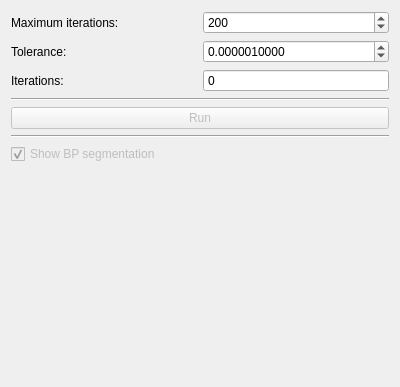
<?xml version="1.0" encoding="UTF-8"?>
<ui version="4.0">
 <class>BPControl</class>
 <widget class="QWidget" name="BPControl">
  <property name="geometry">
   <rect>
    <x>0</x>
    <y>0</y>
    <width>400</width>
    <height>387</height>
   </rect>
  </property>
  <property name="windowTitle">
   <string>Form</string>
  </property>
  <layout class="QVBoxLayout" name="verticalLayout">
   <item>
    <layout class="QGridLayout" name="paramLayout">
     <item row="0" column="0">
      <widget class="QLabel" name="maxIterTextLabel">
       <property name="text">
        <string>Maximum iterations:</string>
       </property>
      </widget>
     </item>
     <item row="0" column="1">
      <widget class="QSpinBox" name="maxIterSpinBox">
       <property name="maximum">
        <number>1000000</number>
       </property>
       <property name="value">
        <number>200</number>
       </property>
      </widget>
     </item>
     <item row="1" column="0">
      <widget class="QLabel" name="tolTextlabel">
       <property name="text">
        <string>Tolerance:</string>
       </property>
      </widget>
     </item>
     <item row="1" column="1">
      <widget class="QDoubleSpinBox" name="tolSpinBox">
       <property name="decimals">
        <number>10</number>
       </property>
       <property name="maximum">
        <double>1000000.000000000000000</double>
       </property>
       <property name="value">
        <double>0.000001000000000</double>
       </property>
      </widget>
     </item>
     <item row="2" column="0">
      <widget class="QLabel" name="IterTextLabel">
       <property name="text">
        <string>Iterations:</string>
       </property>
      </widget>
     </item>
     <item row="2" column="1">
      <widget class="QSpinBox" name="iterSpinBox">
       <property name="readOnly">
        <bool>true</bool>
       </property>
       <property name="buttonSymbols">
        <enum>QAbstractSpinBox::NoButtons</enum>
       </property>
       <property name="maximum">
        <number>1000000</number>
       </property>
      </widget>
     </item>
    </layout>
   </item>
   <item>
    <widget class="Line" name="line">
     <property name="orientation">
      <enum>Qt::Horizontal</enum>
     </property>
    </widget>
   </item>
   <item>
    <layout class="QGridLayout" name="runLayout">
     <item row="0" column="0">
      <widget class="QPushButton" name="runButton">
       <property name="enabled">
        <bool>false</bool>
       </property>
       <property name="text">
        <string>Run</string>
       </property>
      </widget>
     </item>
    </layout>
   </item>
   <item>
    <widget class="Line" name="line_8">
     <property name="orientation">
      <enum>Qt::Horizontal</enum>
     </property>
    </widget>
   </item>
   <item>
    <layout class="QGridLayout" name="showLayout">
     <item row="0" column="0">
      <widget class="QCheckBox" name="showBPCheckBox">
       <property name="enabled">
        <bool>false</bool>
       </property>
       <property name="text">
        <string>Show BP segmentation</string>
       </property>
       <property name="checked">
        <bool>true</bool>
       </property>
      </widget>
     </item>
    </layout>
   </item>
   <item>
    <spacer name="verticalSpacer">
     <property name="orientation">
      <enum>Qt::Vertical</enum>
     </property>
     <property name="sizeType">
      <enum>QSizePolicy::Expanding</enum>
     </property>
     <property name="sizeHint" stdset="0">
      <size>
       <width>20</width>
       <height>40</height>
      </size>
     </property>
    </spacer>
   </item>
  </layout>
  <action name="testAction">
   <property name="text">
    <string>Test</string>
   </property>
  </action>
 </widget>
 <resources/>
 <connections>
  <connection>
   <sender>showBPCheckBox</sender>
   <signal>toggled(bool)</signal>
   <receiver>BPControl</receiver>
   <slot>showBPToggled(bool)</slot>
   <hints>
    <hint type="sourcelabel">
     <x>199</x>
     <y>108</y>
    </hint>
    <hint type="destinationlabel">
     <x>199</x>
     <y>193</y>
    </hint>
   </hints>
  </connection>
  <connection>
   <sender>maxIterSpinBox</sender>
   <signal>valueChanged(int)</signal>
   <receiver>BPControl</receiver>
   <slot>maxIterChanged(int)</slot>
   <hints>
    <hint type="sourcelabel">
     <x>296</x>
     <y>23</y>
    </hint>
    <hint type="destinationlabel">
     <x>199</x>
     <y>193</y>
    </hint>
   </hints>
  </connection>
  <connection>
   <sender>tolSpinBox</sender>
   <signal>valueChanged(double)</signal>
   <receiver>BPControl</receiver>
   <slot>tolChanged(double)</slot>
   <hints>
    <hint type="sourcelabel">
     <x>296</x>
     <y>56</y>
    </hint>
    <hint type="destinationlabel">
     <x>199</x>
     <y>193</y>
    </hint>
   </hints>
  </connection>
 </connections>
 <slots>
  <slot>showBPToggled(bool)</slot>
  <slot>maxIterChanged(int)</slot>
  <slot>tolChanged(double)</slot>
 </slots>
</ui>
